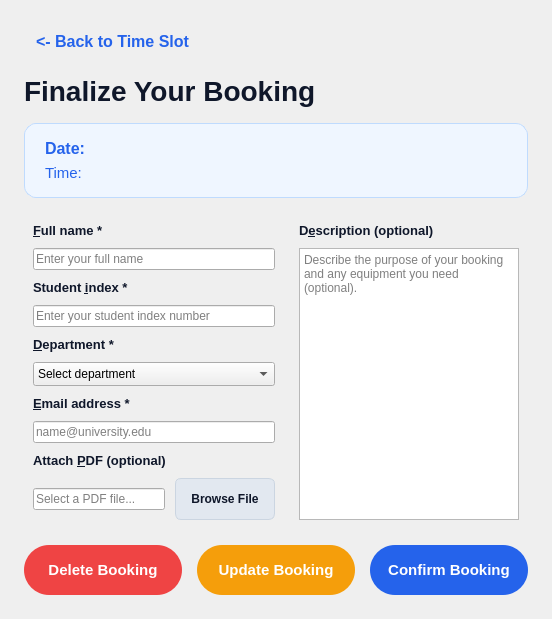
<?xml version="1.0" encoding="utf-8"?>
<ui version="4.0">
 <class>Page3</class>
 <widget class="QWidget" name="page3Widget">
  <layout class="QVBoxLayout" name="verticalLayout_page3" stretch="0,0,0,1,0">
   <property name="spacing">
    <number>16</number>
   </property>
   <property name="leftMargin">
    <number>24</number>
   </property>
   <property name="topMargin">
    <number>24</number>
   </property>
   <property name="rightMargin">
    <number>24</number>
   </property>
   <property name="bottomMargin">
    <number>24</number>
   </property>
   <item>
    <layout class="QHBoxLayout" name="page3TopBar">
     <item alignment="Qt::AlignLeft|Qt::AlignTop">
      <widget class="QPushButton" name="backTo2Btn">
       <property name="text">
        <string>&lt;- Back to Time Slot</string>
       </property>
       <property name="cursor">
        <cursorShape>PointingHandCursor</cursorShape>
       </property>
       <property name="styleSheet">
        <string notr="true">QPushButton { background: transparent; color: #2563EB; font-size: 16px; font-weight: bold; border: none; text-align: left; padding: 8px 12px; border-radius: 8px; } QPushButton:hover { background-color: #EFF6FF; color: #1D4ED8; }</string>
       </property>
      </widget>
     </item>
    </layout>
   </item>
   <item>
    <widget class="QLabel" name="confirmTitleLbl">
     <property name="textFormat">
      <enum>Qt::PlainText</enum>
     </property>
     <property name="text">
      <string>Finalize Your Booking</string>
     </property>
     <property name="styleSheet">
      <string notr="true">font-size: 28px; font-weight: 900; color: #0F172A;</string>
     </property>
    </widget>
   </item>
   <item>
    <widget class="QFrame" name="summaryBox">
     <property name="styleSheet">
      <string notr="true">QFrame { background-color: #EFF6FF; border-radius: 12px; border: 1px solid #BFDBFE; }</string>
     </property>
     <layout class="QVBoxLayout" name="summaryLayout">
      <property name="leftMargin">
       <number>20</number>
      </property>
      <property name="topMargin">
       <number>15</number>
      </property>
      <property name="rightMargin">
       <number>20</number>
      </property>
      <property name="bottomMargin">
       <number>15</number>
      </property>
      <item>
       <widget class="QLabel" name="summaryDateLbl">
        <property name="wordWrap">
         <bool>true</bool>
        </property>
        <property name="textFormat">
         <enum>Qt::PlainText</enum>
        </property>
        <property name="text">
         <string>Date: </string>
        </property>
        <property name="styleSheet">
         <string notr="true">font-size: 16px; font-weight: bold; color: #2563EB; border: none;</string>
        </property>
       </widget>
      </item>
      <item>
       <widget class="QLabel" name="summaryTimeLbl">
        <property name="wordWrap">
         <bool>true</bool>
        </property>
        <property name="textFormat">
         <enum>Qt::PlainText</enum>
        </property>
        <property name="text">
         <string>Time: </string>
        </property>
        <property name="styleSheet">
         <string notr="true">font-size: 15px; color: #2563EB; border: none;</string>
        </property>
       </widget>
      </item>
     </layout>
    </widget>
   </item>
   <item>
    <widget class="QScrollArea" name="formScrollArea">
     <property name="frameShape">
      <enum>QFrame::NoFrame</enum>
     </property>
     <property name="widgetResizable">
      <bool>true</bool>
     </property>
     <widget class="QWidget" name="formScrollContents">
      <layout class="QGridLayout" name="formGridLayout">
       <property name="horizontalSpacing">
        <number>24</number>
       </property>
       <property name="verticalSpacing">
        <number>10</number>
       </property>
       <item row="0" column="0">
        <widget class="QLabel" name="label">
         <property name="buddy">
          <cstring>nameInput</cstring>
         </property>
         <property name="textFormat">
          <enum>Qt::PlainText</enum>
         </property>
         <property name="text">
          <string>&amp;Full name *</string>
         </property>
         <property name="styleSheet">
          <string notr="true">color: #0F172A; font-weight: bold; font-size: 13px;</string>
         </property>
        </widget>
       </item>
       <item row="1" column="0">
        <widget class="QLineEdit" name="nameInput">
         <property name="maxLength">
          <number>254</number>
         </property>
         <property name="clearButtonEnabled">
          <bool>true</bool>
         </property>
         <property name="placeholderText">
          <string>Enter your full name</string>
         </property>
        </widget>
       </item>
       <item row="2" column="0">
        <widget class="QLabel" name="label_2">
         <property name="buddy">
          <cstring>indexInput</cstring>
         </property>
         <property name="textFormat">
          <enum>Qt::PlainText</enum>
         </property>
         <property name="text">
          <string>Student &amp;index *</string>
         </property>
         <property name="styleSheet">
          <string notr="true">color: #0F172A; font-weight: bold; font-size: 13px;</string>
         </property>
        </widget>
       </item>
       <item row="3" column="0">
        <widget class="QLineEdit" name="indexInput">
         <property name="maxLength">
          <number>254</number>
         </property>
         <property name="clearButtonEnabled">
          <bool>true</bool>
         </property>
         <property name="placeholderText">
          <string>Enter your student index number</string>
         </property>
        </widget>
       </item>
       <item row="4" column="0">
        <widget class="QLabel" name="label_3">
         <property name="buddy">
          <cstring>deptInput</cstring>
         </property>
         <property name="textFormat">
          <enum>Qt::PlainText</enum>
         </property>
         <property name="text">
          <string>&amp;Department *</string>
         </property>
         <property name="styleSheet">
          <string notr="true">color: #0F172A; font-weight: bold; font-size: 13px;</string>
         </property>
        </widget>
       </item>
       <item row="5" column="0">
        <widget class="QComboBox" name="deptInput">
         <property name="minimumContentsLength">
          <number>24</number>
         </property>
         <property name="sizeAdjustPolicy">
          <enum>QComboBox::AdjustToMinimumContentsLengthWithIcon</enum>
         </property>
         <property name="currentIndex">
          <number>0</number>
         </property>
         <item>
          <property name="text">
           <string>Select department</string>
          </property>
         </item>
         <item>
          <property name="text">
           <string>Department of Construction Technology</string>
          </property>
         </item>
         <item>
          <property name="text">
           <string>Department of Electrotechnology</string>
          </property>
         </item>
         <item>
          <property name="text">
           <string>Department of Mechanical and Manufacturing Technology</string>
          </property>
         </item>
         <item>
          <property name="text">
           <string>Department of Nano Science Technology</string>
          </property>
         </item>
        </widget>
       </item>
       <item row="6" column="0">
        <widget class="QLabel" name="label_email">
         <property name="buddy">
          <cstring>emailInput</cstring>
         </property>
         <property name="textFormat">
          <enum>Qt::PlainText</enum>
         </property>
         <property name="text">
          <string>&amp;Email address *</string>
         </property>
         <property name="styleSheet">
          <string notr="true">color: #0F172A; font-weight: bold; font-size: 13px;</string>
         </property>
        </widget>
       </item>
       <item row="7" column="0">
        <widget class="QLineEdit" name="emailInput">
         <property name="maxLength">
          <number>254</number>
         </property>
         <property name="clearButtonEnabled">
          <bool>true</bool>
         </property>
         <property name="placeholderText">
          <string>name@university.edu</string>
         </property>
        </widget>
       </item>
       <item row="8" column="0">
        <widget class="QLabel" name="label_pdf">
         <property name="buddy">
          <cstring>browsePdfBtn</cstring>
         </property>
         <property name="textFormat">
          <enum>Qt::PlainText</enum>
         </property>
         <property name="text">
          <string>Attach &amp;PDF (optional)</string>
         </property>
         <property name="styleSheet">
          <string notr="true">color: #0F172A; font-weight: bold; font-size: 13px;</string>
         </property>
        </widget>
       </item>
       <item row="9" column="0">
        <layout class="QHBoxLayout" name="pdfLayout">
         <property name="spacing">
          <number>10</number>
         </property>
         <item>
          <widget class="QLineEdit" name="pdfInput">
           <property name="readOnly">
            <bool>true</bool>
           </property>
           <property name="placeholderText">
            <string>Select a PDF file...</string>
           </property>
          </widget>
         </item>
         <item>
          <widget class="QPushButton" name="browsePdfBtn">
           <property name="text">
            <string>Browse File</string>
           </property>
           <property name="minimumSize">
            <size>
             <width>0</width>
             <height>42</height>
            </size>
           </property>
           <property name="cursor">
            <cursorShape>PointingHandCursor</cursorShape>
           </property>
           <property name="styleSheet">
            <string notr="true">QPushButton { background-color: #E2E8F0; color: #0F172A; border-radius: 6px; font-weight: bold; border: 1px solid #CBD5E1; padding: 0 15px; } QPushButton:hover { background-color: #CBD5E1; border: 1px solid #94A3B8; }</string>
           </property>
          </widget>
         </item>
        </layout>
       </item>
       <item row="0" column="1">
        <widget class="QLabel" name="label_6">
         <property name="buddy">
          <cstring>descriptionInput</cstring>
         </property>
         <property name="textFormat">
          <enum>Qt::PlainText</enum>
         </property>
         <property name="text">
          <string>D&amp;escription (optional)</string>
         </property>
         <property name="styleSheet">
          <string notr="true">color: #0F172A; font-weight: bold; font-size: 13px;</string>
         </property>
        </widget>
       </item>
       <item row="1" column="1" rowspan="9">
        <widget class="QTextEdit" name="descriptionInput">
         <property name="minimumSize">
          <size>
           <width>180</width>
           <height>160</height>
          </size>
         </property>
         <property name="tabChangesFocus">
          <bool>true</bool>
         </property>
         <property name="acceptRichText">
          <bool>false</bool>
         </property>
         <property name="placeholderText">
          <string>Describe the purpose of your booking and any equipment you need (optional).</string>
         </property>
         <property name="sizePolicy">
          <sizepolicy hsizetype="Expanding" vsizetype="Expanding">
           <horstretch>0</horstretch>
           <verstretch>0</verstretch>
          </sizepolicy>
         </property>
        </widget>
       </item>
      </layout>
     </widget>
    </widget>
   </item>
   <item>
    <layout class="QHBoxLayout" name="actionButtonsLayout">
     <property name="spacing">
      <number>15</number>
     </property>
     <item>
      <widget class="QPushButton" name="deleteBtn">
       <property name="visible">
        <bool>false</bool>
       </property>
       <property name="text">
        <string>Delete Booking</string>
       </property>
       <property name="minimumSize">
        <size>
         <width>0</width>
         <height>50</height>
        </size>
       </property>
       <property name="cursor">
        <cursorShape>PointingHandCursor</cursorShape>
       </property>
       <property name="styleSheet">
        <string notr="true">QPushButton { background-color: #EF4444; color: white; border-radius: 25px; font-weight: bold; font-size: 15px; } QPushButton:hover { background-color: #DC2626; border: 2px solid #FCA5A5; }</string>
       </property>
      </widget>
     </item>
     <item>
      <widget class="QPushButton" name="updateBtn">
       <property name="visible">
        <bool>false</bool>
       </property>
       <property name="text">
        <string>Update Booking</string>
       </property>
       <property name="minimumSize">
        <size>
         <width>0</width>
         <height>50</height>
        </size>
       </property>
       <property name="cursor">
        <cursorShape>PointingHandCursor</cursorShape>
       </property>
       <property name="styleSheet">
        <string notr="true">QPushButton { background-color: #F59E0B; color: white; border-radius: 25px; font-weight: bold; font-size: 15px; } QPushButton:hover { background-color: #D97706; border: 2px solid #FDE047; }</string>
       </property>
      </widget>
     </item>
     <item>
      <widget class="QPushButton" name="submitBtn">
       <property name="text">
        <string>Confirm Booking</string>
       </property>
       <property name="minimumSize">
        <size>
         <width>0</width>
         <height>50</height>
        </size>
       </property>
       <property name="cursor">
        <cursorShape>PointingHandCursor</cursorShape>
       </property>
       <property name="styleSheet">
        <string notr="true">QPushButton { background-color: #2563EB; color: white; border-radius: 25px; font-weight: bold; font-size: 15px; } QPushButton:hover { background-color: #1D4ED8; border: 2px solid #93C5FD; }</string>
       </property>
      </widget>
     </item>
    </layout>
   </item>
  </layout>
 </widget>
 <tabstops>
  <tabstop>backTo2Btn</tabstop>
  <tabstop>nameInput</tabstop>
  <tabstop>indexInput</tabstop>
  <tabstop>deptInput</tabstop>
  <tabstop>emailInput</tabstop>
  <tabstop>browsePdfBtn</tabstop>
  <tabstop>descriptionInput</tabstop>
  <tabstop>submitBtn</tabstop>
  <tabstop>updateBtn</tabstop>
  <tabstop>deleteBtn</tabstop>
 </tabstops>
</ui>
